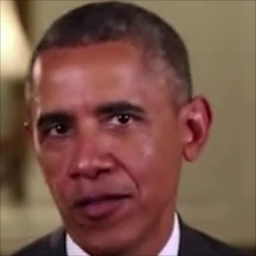
#> input picture frame 26 of Videos/00.mp4, 256 x 256 px
$ python ft_face.py
#> lines starting #> are read from the running program, lines starting #| are printed output that depends on the picture
import cv2
import numpy as np
import matplotlib.pyplot as plt

# --- 1. Load the face detection model (Haar Cascade) ---
face_cascade = cv2.CascadeClassifier(cv2.data.haarcascades + 'haarcascade_frontalface_default.xml')

# --- 2. Image Acquisition ---
# camera = cv2.VideoCapture(0)  # Assuming default camera
camera = cv2.VideoCapture("Videos/00.mp4")


if not camera.isOpened():
    print("Camera Error!")
    exit()

frames = []
for _ in range(30):  # Capture 30 frames (example)
    ret, frame = camera.read()
    if ret:
        gray_frame = cv2.cvtColor(frame, cv2.COLOR_BGR2GRAY)  # Grayscale
        faces = face_cascade.detectMultiScale(gray_frame, scaleFactor=1.1, minNeighbors=5, minSize=(30, 30))

        if len(faces) > 0:
            # Assume the first detected face
            x, y, w, h = faces[0]
            face_roi = gray_frame[y:y+h, x:x+w]  # Extract the face region
            frames.append(face_roi)
        cv2.waitKey(30)  # Adjust delay as needed for frame rate
#> this loop made 30 passes
#> (x, y, w, h) on passes 1 to 8: (14, 55, 176, 176), (14, 55, 176, 176), (11, 58, 172, 172), (11, 58, 172, 172), (9, 58, 170, 170), (8, 59, 169, 169), (7, 57, 171, 171), (7, 57, 171, 171)
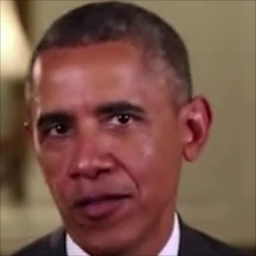
#> input picture frame 26 of Videos/00.mp4, 256 x 256 px
#> pass 1, `gray_frame = cv2.cvtColor(frame, cv2.COLOR_BGR2GRAY)`:
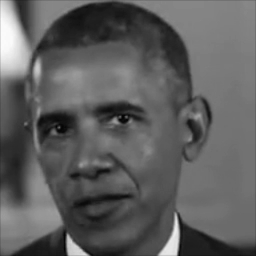
#> gray_frame: shape (256, 256); min 4, max 251, mean 94.3
#> pass 1, `face_roi = gray_frame[y:y+h, x:x+w]`:
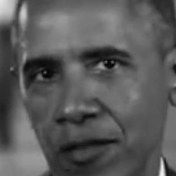
#> face_roi: shape (176, 176); min 5, max 237, mean 89.9
#> after the loop:
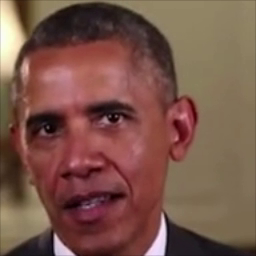
#> frame: shape (256, 256, 3); mean B, G, R 73.7, 85.5, 121.7
#> after the loop:
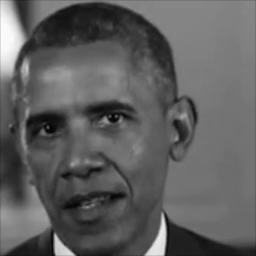
#> gray_frame: shape (256, 256); min 4, max 251, mean 94.9
#> after the loop, frames = 30 items

camera.release()
cv2.destroyAllWindows()

if len(frames) == 0:
    print("No faces detected!")
    exit()

# Ensure all face regions have the same shape
min_height = min(frame.shape[0] for frame in frames)
#> min_height = 160
min_width = min(frame.shape[1] for frame in frames)
#> min_width = 160
frames = [cv2.resize(frame, (min_width, min_height)) for frame in frames]

# Convert frames to a 3D numpy array: (time, height, width)
frames = np.array(frames, dtype=np.float32)

# --- 3. Vibraimage Generation ---
# Amplitude Vibraimage
amplitude_vibraimage = np.zeros_like(frames[0], dtype=np.float32)
for i in range(1, len(frames)):
    amplitude_vibraimage += np.abs(frames[i] - frames[i - 1])
#> this loop made 29 passes
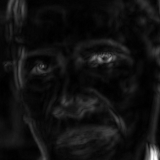
#> amplitude_vibraimage: shape (160, 160) float32; min 6, max 1600, mean 115.1; drawn with min black and max white
amplitude_vibraimage /= (len(frames) - 1)

# Frequency Vibraimage using Fourier Transform
frequency_vibraimage = np.zeros_like(frames[0], dtype=np.float32)
for y in range(frames.shape[1]):  # height
    for x in range(frames.shape[2]):  # width
        pixel_time_series = frames[:, y, x]
        fft_result = np.fft.fft(pixel_time_series)
        frequencies = np.fft.fftfreq(len(pixel_time_series))
        peak_frequency = np.abs(frequencies[np.argmax(np.abs(fft_result[1:])) + 1])
        frequency_vibraimage[y, x] = peak_frequency
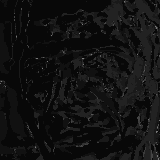
#> frequency_vibraimage: shape (160, 160) float32; min 0.0333, max 0.5, mean 0.0689

# --- 4. Feature Extraction & Analysis ---
# Example: Histograms
amplitude_hist, _ = np.histogram(amplitude_vibraimage.flatten(), bins=20)
#> amplitude_hist = 20 values, max 12979 at index 0, min 4 at index 14, mean 1280
frequency_hist, _ = np.histogram(frequency_vibraimage.flatten(), bins=20)
#> frequency_hist = 20 values, max 13806 at index 0, min 0 at index 3, mean 1280

# --- 5. Visualization ---
plt.figure(figsize=(12, 5))

plt.subplot(2, 3, 1)
plt.imshow(frames[0], cmap='gray')  # Display the first face ROI as an example
plt.title("Face ROI Example")

plt.subplot(2, 3, 2)
plt.imshow(amplitude_vibraimage, cmap='jet')
plt.title("Amplitude Vibraimage")

plt.subplot(2, 3, 3)
plt.imshow(frequency_vibraimage, cmap='viridis')
plt.title("Frequency Vibraimage")

plt.subplot(2, 3, 5)
plt.plot(amplitude_hist)
plt.title("Amplitude Histogram")

plt.subplot(2, 3, 6)
plt.plot(frequency_hist)
plt.title("Frequency Histogram")

plt.tight_layout()
plt.show()
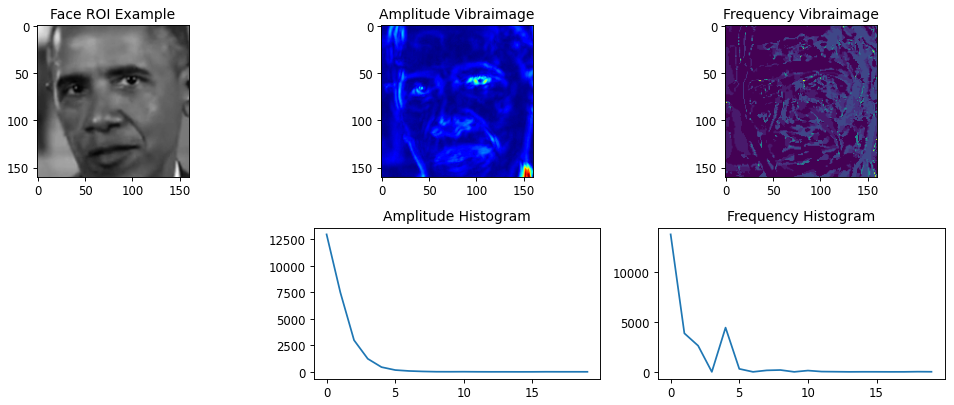
#> figure drawn by matplotlib, 5 panels; panel 4: curve peaks at x = 0, y = 12979; panel 5: curve peaks at x = 0, y = 13806

$ run again, starting later in the video
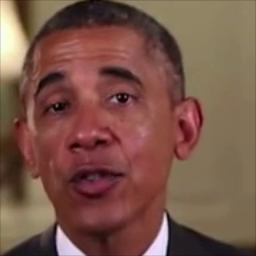
#> input picture frame 119 of Videos/00.mp4, 256 x 256 px
#> the loop `for _ in range(30):` made 30 passes
#> (x, y, w, h) on passes 1 to 8: (4, 32, 180, 180), (9, 34, 176, 176), (9, 34, 176, 176), (5, 28, 196, 196), (4, 27, 199, 199), (4, 27, 199, 199), (4, 27, 199, 199), (6, 30, 194, 194)
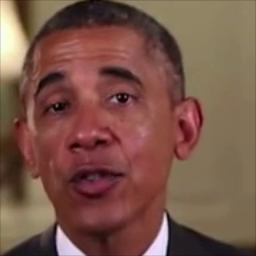
#> input picture frame 119 of Videos/00.mp4, 256 x 256 px
#> after the loop `for _ in range(30):`:
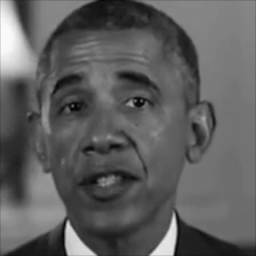
#> gray_frame: shape (256, 256); min 4, max 251, mean 94.1
#> after the loop `for _ in range(30):`: frames = 30 items
#> min_height = 176
#> the loop `for i in range(1, len(frames)):` made 29 passes
#> after the loop `for y in range(frames.shape[1]):`:
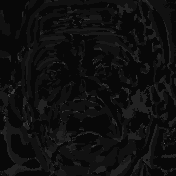
#> frequency_vibraimage: shape (176, 176) float32; min 0.0333, max 0.4, mean 0.0604
#> amplitude_hist = 20 values, max 9239 at index 1, min 1 at index 16, mean 1548.8
#> frequency_hist = 20 values, max 15563 at index 0, min 0 at index 2, mean 1548.8
